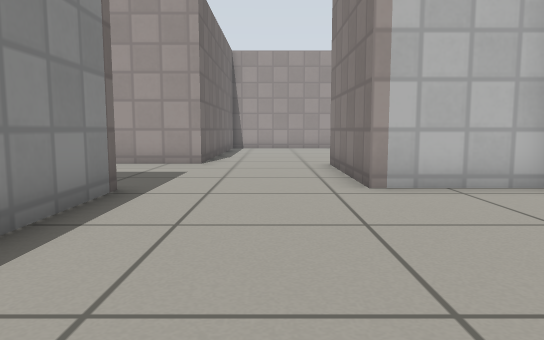
View 1 (above)

12 first-person views from a walk through a world built for the Gazebo simulator. The camera is 0.5 m above the floor, tilts 6° down and sees 70° across. The floor is counted in squares, 0.5 m on a side. Each view is taken from the middle of a square. On the plan, view 1 faces up. The plan holds only what a view shows up to about 13 squares ahead; the rest is blank. Robots are left out. Simple patterns stand in for the simulator's built-in surfaces.

View 2
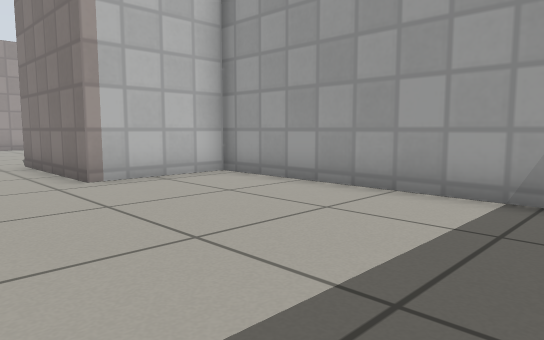

View 3
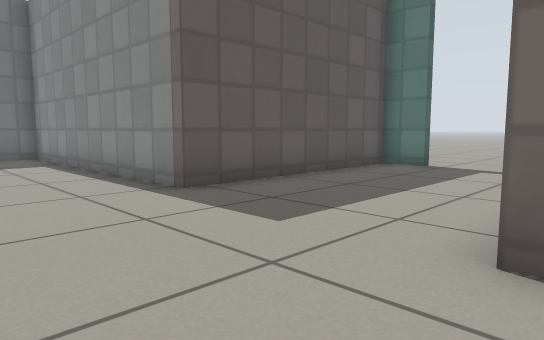

View 4
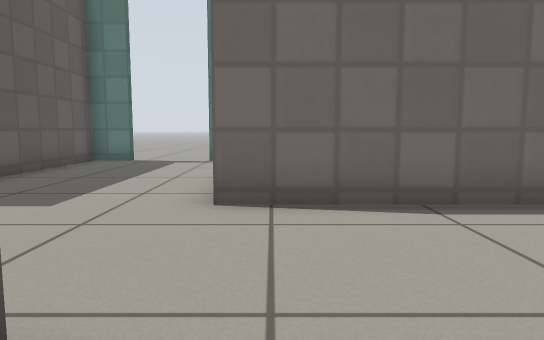

View 5
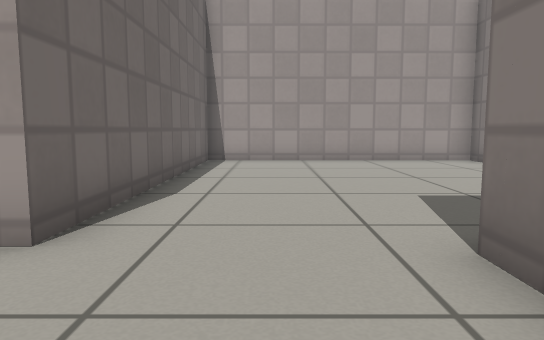

View 6
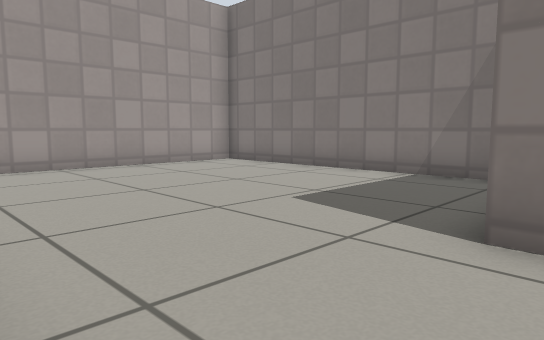

View 7
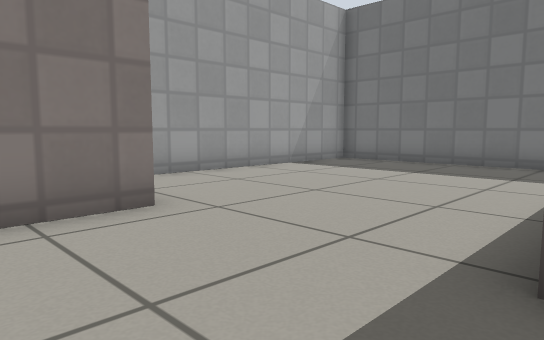

View 8
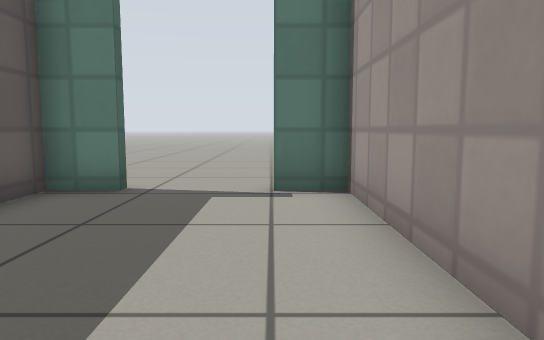

View 9
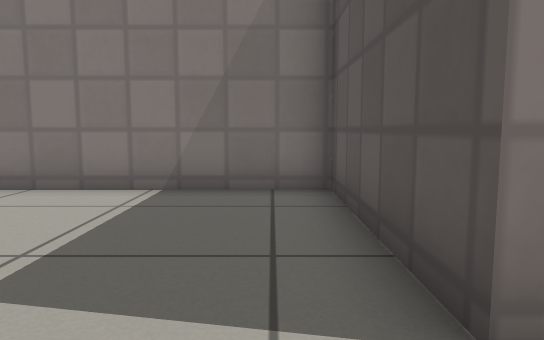

View 10
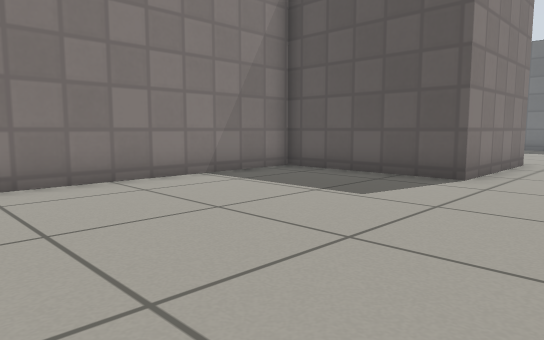

View 11
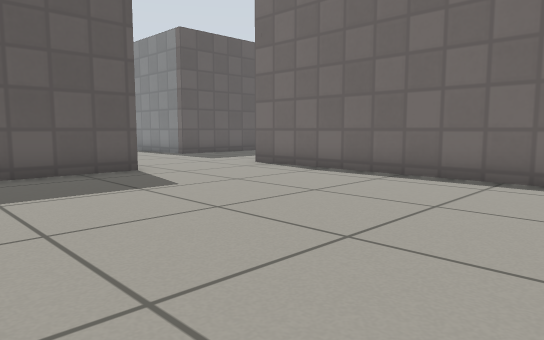

View 12
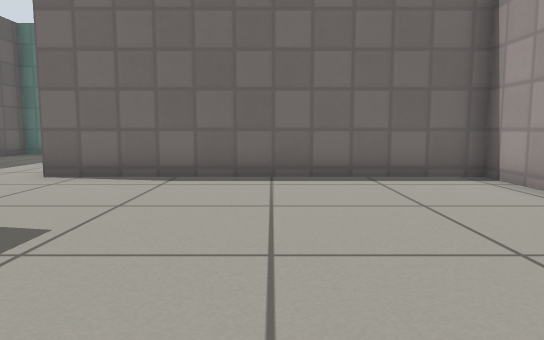

### Floor plan
Points are (right, up) in squares from view 1. A wall is a line through its corners. A room is listed if a view was taken in it or the views show most of it. See-through windows are left out.
Room 1 (views 1, 2, 5, 6, 7, 8)
walls: (-2.1, 11.2) (-9.3, 11.2) (-9.3, 10); (-9.3, 7.6) (-9.3, 6.3) (-2.6, 6.3) (-2.6, -2.4) (4.5, -2.4); (4.9, -2) (4.9, 6.5) (1.7, 6.5) (1.7, 11)
ways out: opening at (0, 11) to room 2; opening at (-10.5, 6.5)
Room 2 (views 3, 4, 9, 10, 11, 12)
walls: (1.7, 11) (6.3, 11) (6.3, 20.4) (-2.1, 20.4) (-2.1, 11.2)
ways out: opening at (0, 11) to room 1

Positions as (right, up) in squares from view 1, and headings:
1: (0, 0), facing up
2: (-1, -1), facing up-right
3: (1, 12), facing down-left
4: (3, 12), facing left
5: (0, 8), facing up
6: (-2, 10), facing up-right
7: (-3, 9), facing down-right
8: (-3, 10), facing left
9: (0, 12), facing right
10: (-1, 19), facing down-right
11: (6, 20), facing down-left
12: (6, 16), facing left
